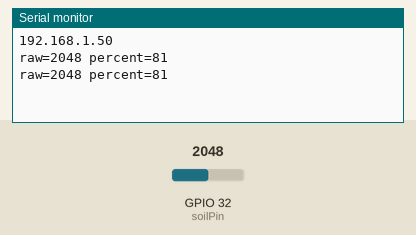
This sketch was run on a simulated ESP32. On the bench: the last lines printed to the serial monitor. The inputs (shaded band) are chosen by the test bench; at power-on: GPIO 32 (soilPin) = 2048. WiFi joins after 1.5 s; servers stay silent unless stated.

Above: at 2.7 s.
2.8 s: GPIO 32 (soilPin) set to 2866
At 4.1 s:
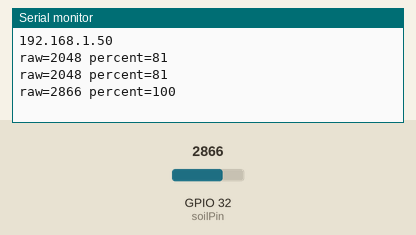
4.3 s: GPIO 32 (soilPin) set to 3603
At 5.7 s:
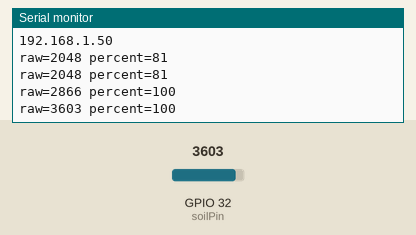
Timing chart, 0 to 7.3 s (numbered marks = the images above; inputs shaded):
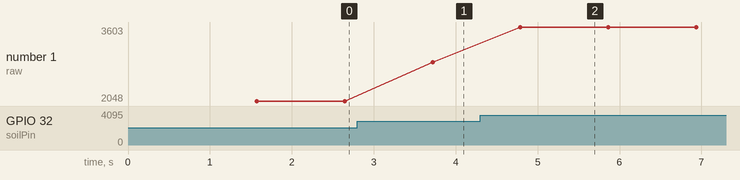

Measured:
- after the input at 2.8 s, the serial monitor: prints a new line after 0.92 s (image 1)
- after the input at 4.3 s, the serial monitor: prints a new line after 0.49 s (image 2)
- plotted number 1: 2048 → 2866 after the input at 2.8 s, 2866 → 3603 after the input at 4.3 s

The sketch:

soil_moisture_esp32.ino
```cpp
/*
  ESP32 Soil Moisture Monitor
  - Bare 2-pin resistive soil moisture probe, no resistors needed
  - Live web dashboard at http://soil.local (or the IP printed in Serial Monitor)

  Wiring:
    Probe pin A -> GPIO 4   (powers the probe only while measuring)
    Probe pin B -> GPIO 32  (analog read, internal pull-down)
  The two probe pins are interchangeable.
*/

#include <WiFi.h>
#include <WebServer.h>
#include <ESPmDNS.h>

const char* ssid = "YOUR_WIFI";
const char* pass = "YOUR_PASSWORD";

const int probePower = 4;   // powers the probe only while measuring
const int soilPin = 32;     // reads the probe (internal pull-down)

// Calibrate these for your probe (see README)
const int DRY = 100;    // raw value in open air
const int WET = 2500;   // raw value with prongs in water

WebServer server(80);
int raw = 0, percent = 0;

const char PAGE[] PROGMEM = R"rawliteral(
<!DOCTYPE html><html><head>
<meta name="viewport" content="width=device-width,initial-scale=1">
<title>Soil Moisture</title>
<style>
  body{font-family:sans-serif;background:#111;color:#eee;text-align:center;padding:20px}
  .card{max-width:340px;margin:auto;background:#1e1e1e;border-radius:16px;padding:24px}
  #pct{font-size:72px;font-weight:bold;margin:8px 0}
  .bar{height:24px;background:#333;border-radius:12px;overflow:hidden}
  #fill{height:100%;width:0;background:#3b82f6;transition:width .5s,background .5s}
  #status{font-size:22px;margin-top:16px}
  small{color:#888}
</style></head><body>
<div class="card">
  <h2>🌱 Soil Moisture</h2>
  <div id="pct">--%</div>
  <div class="bar"><div id="fill"></div></div>
  <div id="status">Loading...</div>
  <p><small>raw: <span id="raw">--</span></small></p>
</div>
<script>
async function update(){
  try{
    const r = await fetch('/data'); const d = await r.json();
    document.getElementById('pct').textContent = d.percent + '%';
    document.getElementById('raw').textContent = d.raw;
    const f = document.getElementById('fill');
    f.style.width = d.percent + '%';
    let s, c;
    if(d.percent < 30){s='Dry - water me! 🏜️'; c='#ef4444';}
    else if(d.percent < 70){s='Happy 🌿'; c='#22c55e';}
    else {s='Very wet 💧'; c='#3b82f6';}
    f.style.background = c;
    document.getElementById('status').textContent = s;
  }catch(e){
    document.getElementById('status').textContent = 'Disconnected';
  }
}
update(); setInterval(update, 2000);
</script></body></html>
)rawliteral";

void readSoil() {
  digitalWrite(probePower, HIGH);
  delay(20);
  long sum = 0;
  for (int i = 0; i < 10; i++) {
    pinMode(soilPin, INPUT_PULLDOWN); // re-apply before each read
    sum += analogRead(soilPin);
    delay(5);
  }
  digitalWrite(probePower, LOW);
  raw = sum / 10;
  percent = constrain(map(raw, DRY, WET, 0, 100), 0, 100);
  Serial.printf("raw=%d percent=%d\n", raw, percent);
}

void setup() {
  Serial.begin(115200);
  pinMode(probePower, OUTPUT);
  digitalWrite(probePower, LOW);

  WiFi.begin(ssid, pass);
  while (WiFi.status() != WL_CONNECTED) delay(300);
  Serial.println(WiFi.localIP());
  MDNS.begin("soil"); // http://soil.local

  server.on("/", []() { server.send_P(200, "text/html", PAGE); });
  server.on("/data", []() {
    server.send(200, "application/json",
      "{\"raw\":" + String(raw) + ",\"percent\":" + String(percent) + "}");
  });
  server.begin();
}

unsigned long last = 0;
void loop() {
  server.handleClient();
  if (millis() - last > 1000) { readSoil(); last = millis(); }
}
```
